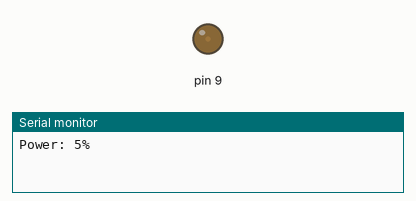
This sketch was run on a simulated Arduino Uno, built with avr-gcc and run on an emulated ATmega328P. Shown: output pins drawn as LEDs (lit = HIGH), the last lines printed to the serial monitor.

Above: at 0.1 s.
At 18.1 s:
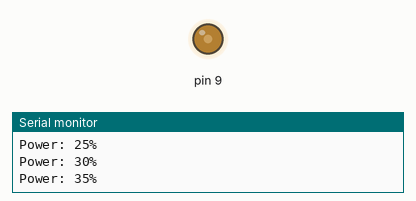
At 36.1 s:
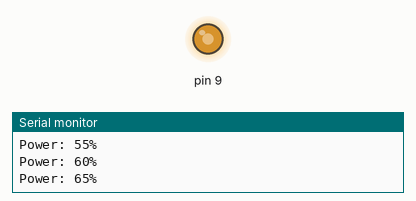
Timing chart, 0 to 40.0 s (numbered marks = the images above):
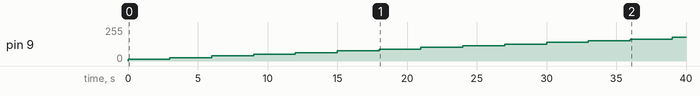

The sketch:

CountMode.ino
```cpp
// (licence header left out)
#include "Dimmer.h"

Dimmer dimmer(9, DIMMER_COUNT, 1.5, 50);

int value = 0;

void setup() {
  Serial.begin(115200);
  dimmer.begin();
}

void loop() {
  value += 5;
  if (value > 100) {
    value = 0;
  }

  dimmer.set(value);

  Serial.print("Power: ");
  Serial.print(value);
  Serial.println("%");

  delay(3000);
}
```

Measured:
- by itself, pin 9: moves from 0/255 to 178/255 over 39.0 s
